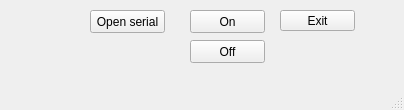
<?xml version="1.0" encoding="UTF-8"?>
<ui version="4.0">
 <class>MainWindow</class>
 <widget class="QMainWindow" name="MainWindow">
  <property name="geometry">
   <rect>
    <x>0</x>
    <y>0</y>
    <width>404</width>
    <height>110</height>
   </rect>
  </property>
  <property name="windowTitle">
   <string>MainWindow</string>
  </property>
  <widget class="QWidget" name="centralwidget">
   <widget class="QPushButton" name="pushButton_OpenSerial">
    <property name="geometry">
     <rect>
      <x>90</x>
      <y>10</y>
      <width>75</width>
      <height>23</height>
     </rect>
    </property>
    <property name="text">
     <string>Open serial</string>
    </property>
   </widget>
   <widget class="QPushButton" name="pushButton_On">
    <property name="geometry">
     <rect>
      <x>190</x>
      <y>10</y>
      <width>75</width>
      <height>23</height>
     </rect>
    </property>
    <property name="text">
     <string>On</string>
    </property>
   </widget>
   <widget class="QPushButton" name="pushButton_Exit">
    <property name="geometry">
     <rect>
      <x>280</x>
      <y>10</y>
      <width>75</width>
      <height>21</height>
     </rect>
    </property>
    <property name="text">
     <string>Exit</string>
    </property>
   </widget>
   <widget class="QPushButton" name="pushButton_Off">
    <property name="geometry">
     <rect>
      <x>190</x>
      <y>40</y>
      <width>75</width>
      <height>23</height>
     </rect>
    </property>
    <property name="text">
     <string>Off</string>
    </property>
   </widget>
  </widget>
  <widget class="QMenuBar" name="menubar">
   <property name="geometry">
    <rect>
     <x>0</x>
     <y>0</y>
     <width>404</width>
     <height>21</height>
    </rect>
   </property>
  </widget>
  <widget class="QStatusBar" name="statusbar"/>
 </widget>
 <resources/>
 <connections/>
</ui>
